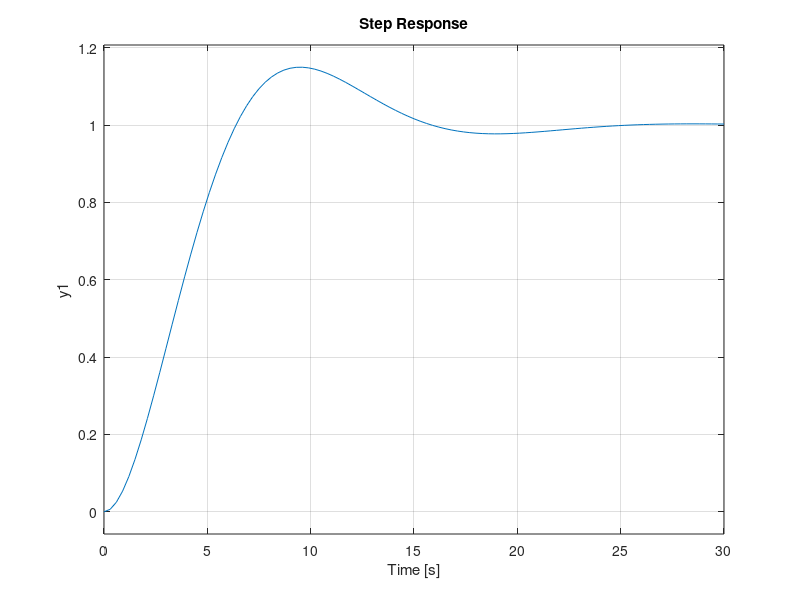

Here is the MATLAB script that generated this plot: (Note: this script raises an error after producing the figure.)
%% a 
clc
zeta = abs(log(0.15))/sqrt(pi^2 + (log(0.15))^2)
ts = 20;
wn = 4/ts/zeta
cv = wn/2/zeta
banda = wn*sqrt(1-2*zeta^2+sqrt(2-4*zeta^2+4*zeta^4))
Ho = tf([wn^2], [1 2*wn*zeta wn^2]);
step(Ho);
Tf = 2; Kf = 2;
syms s;
Hr = tf((wn/2/zeta)* [Tf 1], Kf *[1/2/zeta/wn 1]);
%zpk(Hr);

%% b
clc
zeta = abs(log(0.15))/sqrt(pi^2 + (log(0.15))^2)
ts = 5;
wn = 4/ts/zeta
cv = wn/2/zeta
banda = wn*sqrt(1-2*zeta^2+sqrt(2-4*zeta^2+4*zeta^4))
Ho = tf([wn^2], [1 2*wn*zeta wn^2]);
step(Ho);
Tf = 2; Kf = 2;
syms s;
Hr = tf((wn/2/zeta)* [Tf 1], Kf *[1/2/zeta/wn 1]);
%% c
%clc
overshoot = 0.075;
zeta = abs(log(overshoot))/sqrt(pi^2 + (log(overshoot))^2)
ts = 6;
wn = 4/ts/zeta
cv = wn/2/zeta
banda = wn*sqrt(1-2*zeta^2+sqrt(2-4*zeta^2+4*zeta^4))
Ho = tf([wn^2], [1 2*wn*zeta wn^2]);
step(Ho);
Tf = 2; Kf = 2;
Hr = tf((wn/2/zeta)* [Tf 1], Kf *[1/2/zeta/wn 1]);